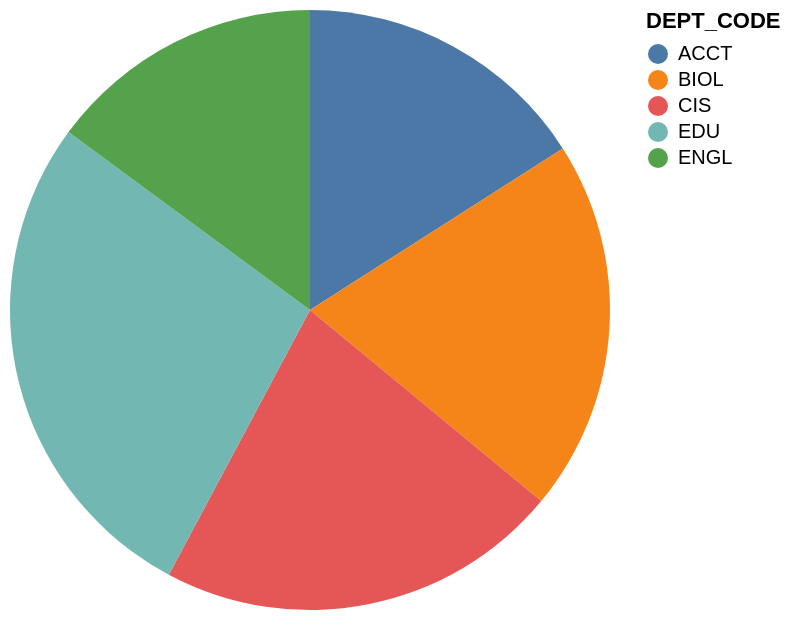

Specify this chart in Vega-Lite:
### Vega-Lite specification from a JSON file in a GitHub repository (floating-point values rounded to 4 significant figures)
{"data": {"values": [{"x_data": "ACCT", "y_data": 2.26}, {"x_data": "BIOL", "y_data": 2.84}, {"x_data": "CIS", "y_data": 3.09}, {"x_data": "EDU", "y_data": 3.87}, {"x_data": "ENGL", "y_data": 2.11}]}, "mark": "arc", "encoding": {"theta": {"field": "y_data", "type": "quantitative", "title": "min(stu_gpa)"}, "color": {"field": "x_data", "type": "nominal", "title": "DEPT_CODE"}}}
